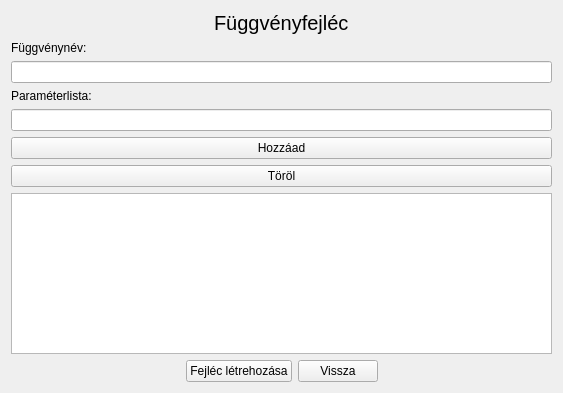
<?xml version="1.0" encoding="UTF-8"?>
<ui version="4.0">
 <class>Form</class>
 <widget class="QWidget" name="Form">
  <property name="geometry">
   <rect>
    <x>0</x>
    <y>0</y>
    <width>563</width>
    <height>393</height>
   </rect>
  </property>
  <property name="windowTitle">
   <string>Form</string>
  </property>
  <layout class="QVBoxLayout" name="verticalLayout">
   <item>
    <layout class="QHBoxLayout" name="horizontalLayout">
     <property name="sizeConstraint">
      <enum>QLayout::SetMinimumSize</enum>
     </property>
     <item>
      <spacer name="horizontalSpacer">
       <property name="orientation">
        <enum>Qt::Horizontal</enum>
       </property>
       <property name="sizeHint" stdset="0">
        <size>
         <width>40</width>
         <height>20</height>
        </size>
       </property>
      </spacer>
     </item>
     <item>
      <widget class="QLabel" name="label">
       <property name="sizePolicy">
        <sizepolicy hsizetype="Fixed" vsizetype="Fixed">
         <horstretch>0</horstretch>
         <verstretch>0</verstretch>
        </sizepolicy>
       </property>
       <property name="font">
        <font>
         <pointsize>15</pointsize>
        </font>
       </property>
       <property name="text">
        <string>Függvényfejléc</string>
       </property>
       <property name="alignment">
        <set>Qt::AlignLeading|Qt::AlignLeft|Qt::AlignTop</set>
       </property>
       <property name="wordWrap">
        <bool>false</bool>
       </property>
      </widget>
     </item>
     <item>
      <spacer name="horizontalSpacer_2">
       <property name="orientation">
        <enum>Qt::Horizontal</enum>
       </property>
       <property name="sizeHint" stdset="0">
        <size>
         <width>40</width>
         <height>20</height>
        </size>
       </property>
      </spacer>
     </item>
    </layout>
   </item>
   <item>
    <widget class="QLabel" name="label_3">
     <property name="text">
      <string>Függvénynév:</string>
     </property>
    </widget>
   </item>
   <item>
    <widget class="QLineEdit" name="in_function_name"/>
   </item>
   <item>
    <widget class="QLabel" name="label_2">
     <property name="text">
      <string>Paraméterlista:</string>
     </property>
    </widget>
   </item>
   <item>
    <widget class="QLineEdit" name="in_parameter"/>
   </item>
   <item>
    <widget class="QPushButton" name="btn_add_parameter">
     <property name="text">
      <string>Hozzáad</string>
     </property>
    </widget>
   </item>
   <item>
    <widget class="QPushButton" name="btn_delete_parameter">
     <property name="text">
      <string>Töröl</string>
     </property>
    </widget>
   </item>
   <item>
    <widget class="QListWidget" name="list_parameter"/>
   </item>
   <item>
    <layout class="QHBoxLayout" name="horizontalLayout_2">
     <item>
      <spacer name="horizontalSpacer_4">
       <property name="orientation">
        <enum>Qt::Horizontal</enum>
       </property>
       <property name="sizeHint" stdset="0">
        <size>
         <width>40</width>
         <height>20</height>
        </size>
       </property>
      </spacer>
     </item>
     <item>
      <widget class="QPushButton" name="btn_create_function_head">
       <property name="text">
        <string>Fejléc létrehozása</string>
       </property>
      </widget>
     </item>
     <item>
      <widget class="QPushButton" name="btn_back">
       <property name="text">
        <string>Vissza</string>
       </property>
      </widget>
     </item>
     <item>
      <spacer name="horizontalSpacer_3">
       <property name="orientation">
        <enum>Qt::Horizontal</enum>
       </property>
       <property name="sizeHint" stdset="0">
        <size>
         <width>40</width>
         <height>20</height>
        </size>
       </property>
      </spacer>
     </item>
    </layout>
   </item>
  </layout>
 </widget>
 <resources/>
 <connections/>
</ui>
